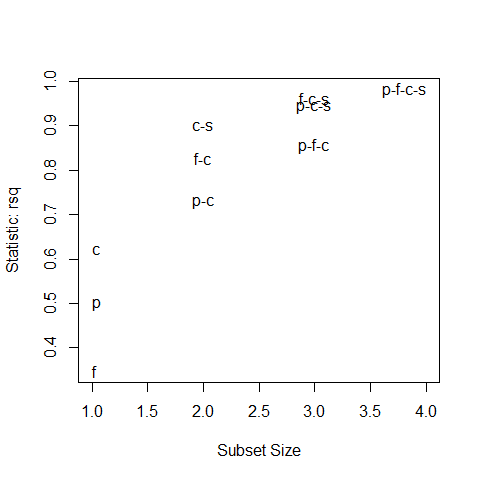

The script that drew this image:
# install.packages("MASS")  # install package to get dataset
data(UScereal, package = "MASS")  # load the dataset

fit = lm(calories ~ protein + fat + carbo + sugars, data = UScereal)
# fit the regression model

# install.packages("leaps")  # install package for regsubsets function
library("leaps")  # load the library for regsubsets function
subset = regsubsets(calories ~ protein + fat + carbo + sugars, data = UScereal, nbest = 3)
# fit lm to all possible regresiion subsets
# install.packages("car")  # install package to plot the result
library("car")  # load package to plot the result
dev.new()
subsets(subset, statistic = "rsq")  # display result (R^2) for all regression subsets
